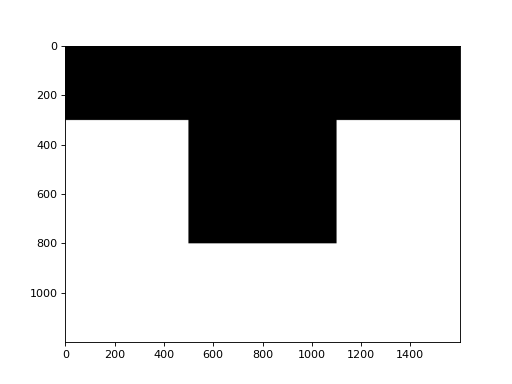

Python code for this plot:
import matplotlib.pyplot as plt
from dipcoatsubstrate.imgconstruct import (imgconstruct,
    ROIRectSubstrate)
subst = ROIRectSubstrate((600, 800), (500, 600))
img = imgconstruct((1200, 1600), subst, (300, 400))
plt.imshow(img) #doctest: +SKIP
